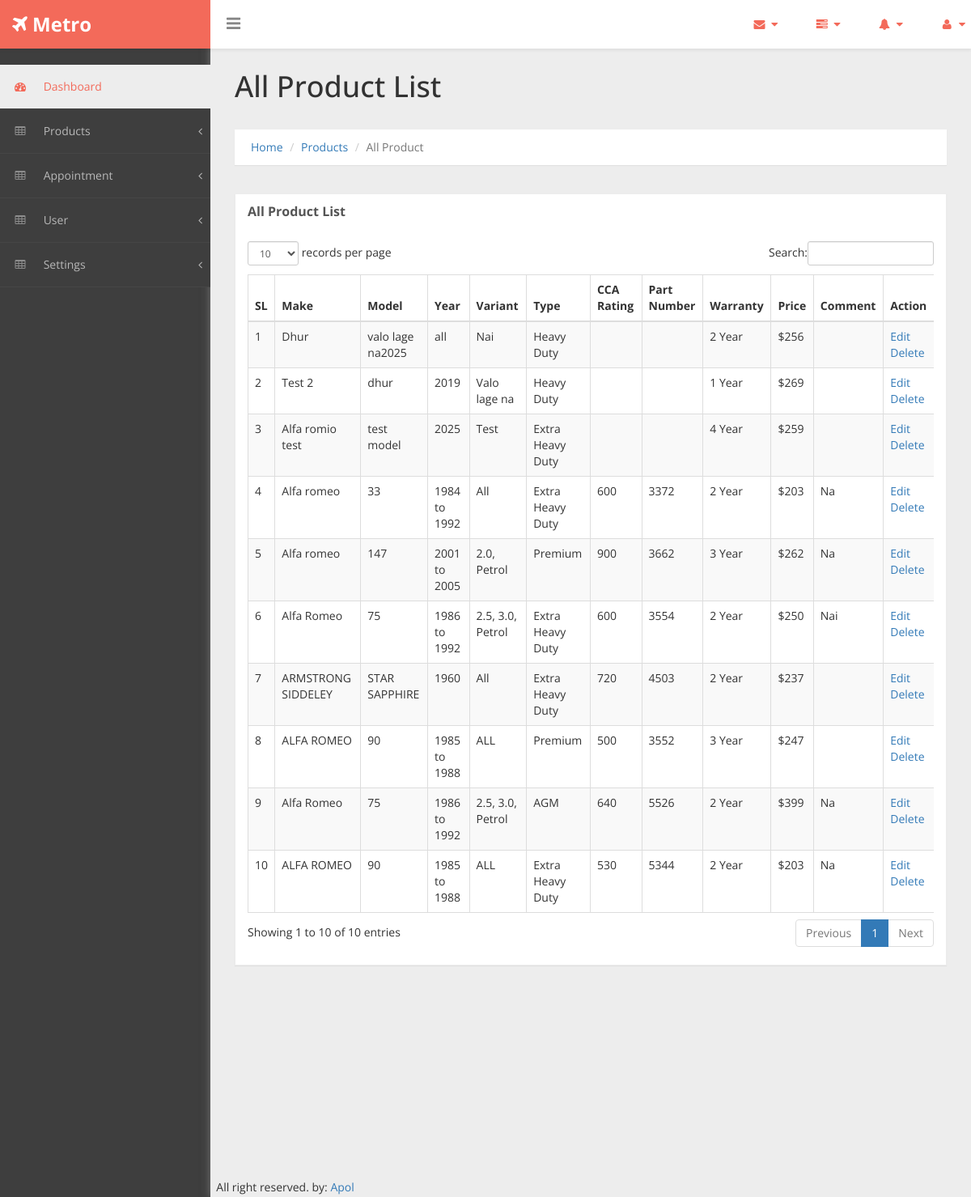
/moin/allProducts.php, run on the app's committed database.
### tables this page shows
CREATE TABLE `tbl_batteries` (
  `id` int(255) NOT NULL,
  `uId` varchar(23) NOT NULL,
  `vehicleMake` varchar(30) NOT NULL,
  `vehicleModel` varchar(30) NOT NULL,
  `vehicleYear` varchar(12) NOT NULL,
  `vehicleVariant` varchar(50) NOT NULL,
  `vehicleType` varchar(25) NOT NULL,
  `ccaRating` varchar(4) NOT NULL,
  `partNumber` varchar(6) NOT NULL,
  `warranty` int(3) NOT NULL,
  `price` varchar(10) NOT NULL,
  `comment` varchar(50) NOT NULL,
  `status` int(2) NOT NULL,
  `created_at` datetime NOT NULL,
  `updated_at` datetime NOT NULL,
  `deleted_at` datetime NOT NULL
);

### Src/Products/Batteries.php (called while the page is built, shortened)
<?php
class Batteries{
    public $data, $productId;
    public $conn;
    public function __construct() {
        try {
            $this->conn = new PDO('mysql:host=localhost;dbname=saifelif_metro', 'root', '');
        } catch (PDOException $e) {
            echo 'Error: ' . $e->getMessage();
        }
    }
    public function getProductList() {
        try {
            $Query = "SELECT * FROM tbl_batteries ORDER BY created_at DESC";
            $q = $this->conn->query($Query);
            $rowCount = $q->rowCount();
            if ($rowCount > 0) {
                while ($row = $q->fetch(PDO::FETCH_ASSOC)) {
                    $this->data[] = $row;
                }
                return $this->data;
            } else {
                return $rowCount;
            }
        } catch (PDOException $e) {
            echo "Error: " . $e->getMessage();
        }
        return $this;
    }
}

### moin/allProducts.php (the view)
<?php include_once ('../vendor/autoload.php');
$productObject = new Metro\Products\Batteries();
$getProducts = $productObject->getProductList();
?>
<?php require_once 'header.php'; ?>
<?php require_once 'sidebar.php'; ?>
<div id="page-wrapper">
    <div class="header">
        <h1 class="page-header">
                            All Product List
                        </h1>
        <ol class="breadcrumb">
            <li><a href="#">Home</a></li>
            <li><a href="allProducts.php">Products</a></li>
            <li class="active">All Product</li>
        </ol>
    </div>
    <div id="page-inner">
        <div class="row">
            <div class="col-md-12">
                <div class="panel panel-default">
                    <div class="panel-heading">
                        All Product List
                    </div>
                    <div class="panel-body">
                    <?php if(!empty($getProducts)){ ?>
                        <div class="table-responsive">
                            <table class="table table-striped table-bordered table-hover" id="dataTables-example">
                                <thead>
                                    <tr>
                                        <th>SL</th>
                                        <th> Make</th>
                                        <th> Model</th>
                                        <th> Year</th>
                                        <th>Variant</th>
                                        <th>Type</th>
                                        <th>CCA Rating</th>
                                        <th>Part Number</th>
                                        <th>Warranty</th>
                                        <th>Price</th>
                                        <th>Comment</th>
                                        <th>Action</th>
                                    </tr>
                                </thead>
                                <tbody>
                                    <?php
                                         $sl=1;
                                            foreach($getProducts as $getProduct) { ?>
                                        <tr class="odd gradeX">
                                            <td>
                                                <?php echo $sl;$sl++; ?>
                                            </td>
                                            <td>
                                                <?php echo ucfirst($getProduct["vehicleMake"]); ?>
                                            </td>
                                            <td>
                                                <?php echo $getProduct["vehicleModel"]; ?>
                                            </td>
                                            <td>
                                                <?php echo $getProduct["vehicleYear"]; ?>
                                            </td>
                                            <td>
                                                <?php echo ucfirst($getProduct["vehicleVariant"]); ?>
                                            </td>
                                            <td>
                                                <?php echo ucfirst($getProduct["vehicleType"]); ?>
                                            </td>
                                            <td>
                                                <?php echo $getProduct["ccaRating"]; ?>
                                            </td>
                                            <td>
                                                <?php echo $getProduct["partNumber"]; ?>
                                            </td>
                                            <td>
                                                <?php echo $getProduct["warranty"].' Year'; ?>
                                            </td>
                                            <td>
                                                <?php echo '$'.$getProduct["price"]; ?>
                                            </td>
                                            <td>
                                                <?php echo ucfirst($getProduct["comment"]); ?>
                                            </td>
                                            <td>
                                                <a href="#" title="Edit">Edit</a>
                                                <a href="#" title="Edit">Delete</a>
                                            </td>
                                        </tr>
                                        <?php
                                          }
                                        ?>
                                </tbody>
                            </table>
                        </div>
                    <?php }else{ echo 'Product table empty <a href="createProduct.php" title="add product first">add product first</a>'; }?>
                    </div>
                </div>
            </div>
        </div>
    </div>
<?php require_once 'footer.php'; ?>

### moin/assets/css/custom-styles.css (style rules this page uses)
body { font-family: 'Open Sans', sans-serif; background: #3E3E3E; }
#page-wrapper { padding: 15px 15px; min-height: 600px; background: #EDEDED; }
#page-inner { width:100%; margin:10px 20px 10px 0px; background-color:transparent; padding: 15px 30px; min-height:1200px; }
h1, .h1, h2, .h2, h3, .h3 { margin-top: 7px; margin-bottom: -5px; }
.panel { border-radius:0px; }
#page-wrapper { position: relative; top: 55px; box-shadow: 0 0 10px #757575; -moz-box-shadow: 0 0 10px #757575; -webkit-box-shadow: 0 0 10px #757575; }
.breadcrumb { padding: 12px 10px 12px 20px; margin-bottom: 20px; list-style: none; border-radius: 0; -webkit-box-shadow: 0 1px 1px rgba(0,0,0,.05); box-shadow: 0 1px 1px rgba(0,0,0,.05);background: #fff; }
.page-header { margin: 0;border-bottom: 1px solid transparent;text-align: left;background-color: rgb(237, 237, 237);padding: 32px 22px 32px 0;color: #323232; }
.panel-default { border-color: #ECECEC; }
.panel-default > .panel-heading { color: #555; border-color: #FFF; font-weight:bold;background: #FFFFFF; font-size: 16px; text-shadow: none; }
.panel-heading { border-bottom: 1px solid transparent; border-top-left-radius: 3px; border-top-right-radius: 3px; }
.header { margin: 0 30px; }
@media (min-width:768px) { #page-wrapper { margin: 0 0 0 260px; padding: 0; min-height: 1200px; } }

### data on the page
tbl_batteries: vehicleMake "Dhur", vehicleModel "valo lage na2025", vehicleYear "all", vehicleVariant "Nai", vehicleType "Heavy Duty", warranty "2", price "256"
tbl_batteries: vehicleMake "Test 2", vehicleModel "dhur", vehicleYear "2019", vehicleVariant "Valo lage na", vehicleType "Heavy Duty", warranty "1", price "269"
tbl_batteries: vehicleMake "Alfa romio test", vehicleModel "test model", vehicleYear "2025", vehicleVariant "Test", vehicleType "Extra Heavy Duty", warranty "4", price "259"
tbl_batteries: vehicleMake "Alfa romeo", vehicleModel "33", vehicleYear "1984 to 1992", vehicleVariant "All", vehicleType "Extra Heavy Duty", ccaRating "600", partNumber "3372", warranty "2", price "203", comment "Na"
tbl_batteries: vehicleMake "Alfa romeo", vehicleModel "147", vehicleYear "2001 to 2005", vehicleVariant "2.0, Petrol", vehicleType "Premium", ccaRating "900", partNumber "3662", warranty "3", price "262", comment "Na"
tbl_batteries: vehicleMake "Alfa Romeo", vehicleModel "75", vehicleYear "1986 to 1992", vehicleVariant "2.5, 3.0, Petrol", vehicleType "Extra Heavy Duty", ccaRating "600", partNumber "3554", warranty "2", price "250", comment "Nai"
tbl_batteries: vehicleMake "ARMSTRONG SIDDELEY", vehicleModel "STAR SAPPHIRE", vehicleYear "1960", vehicleVariant "All", vehicleType "Extra Heavy Duty", ccaRating "720", partNumber "4503", warranty "2", price "237"
tbl_batteries: vehicleMake "ALFA ROMEO", vehicleModel "90", vehicleYear "1985 to 1988", vehicleVariant "ALL", vehicleType "Premium", ccaRating "500", partNumber "3552", warranty "3", price "247"
tbl_batteries: vehicleMake "Alfa Romeo", vehicleModel "75", vehicleYear "1986 to 1992", vehicleVariant "2.5, 3.0, Petrol", vehicleType "AGM", ccaRating "640", partNumber "5526", warranty "2", price "399", comment "Na"
tbl_batteries: vehicleMake "ALFA ROMEO", vehicleModel "90", vehicleYear "1985 to 1988", vehicleVariant "ALL", vehicleType "Extra Heavy Duty", ccaRating "530", partNumber "5344", warranty "2", price "203", comment "Na"
